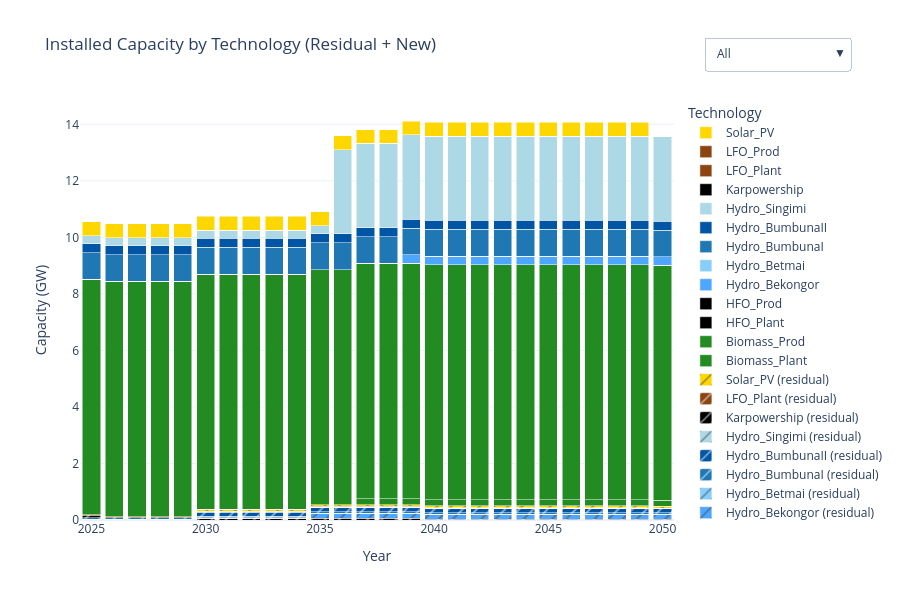

Source (notebook cell):
### Markdown cell above
### Total Annual Installed Capacity

### Code cell
import pandas as pd
import plotly.graph_objects as go

# === Load total and residual capacity data ===
df_total = pd.read_csv(res_dir / "TotalCapacityAnnual.csv")
df_resid = pd.read_csv(res_dir / "ResidualCapacity.csv")

# Rename columns
df_total.rename(columns={"t": "TECHNOLOGY", "y": "YEAR", "TotalCapacityAnnual": "VALUE"}, inplace=True)
df_resid.rename(columns={"t": "TECHNOLOGY", "y": "YEAR", "ResidualCapacity": "VALUE"}, inplace=True)

# Pivot for plotting
df_total = df_total.pivot_table(index="YEAR", columns="TECHNOLOGY", values="VALUE", aggfunc="sum")
df_resid = df_resid.pivot_table(index="YEAR", columns="TECHNOLOGY", values="VALUE", aggfunc="sum")
df_new = df_total.sub(df_resid, fill_value=0).clip(lower=0)
years = df_total.index.tolist()

# === Load tech colors ===
with open("tech_colors.json") as f:
    tech_colors = json.load(f)

# === Create plot ===
fig = go.Figure()
trace_names = []

# Add residual capacity bars (patterned)
for tech in df_resid.columns:
    trace_name = f"{tech} (residual)"
    trace_names.append(trace_name)
    fig.add_trace(go.Bar(
        x=years,
        y=df_resid[tech].fillna(0),
        name=trace_name,
        marker=dict(
            color=tech_colors.get(tech, "#D3D3D3"),
            pattern_shape="/"
        ),
        hovertemplate=f"{tech} (residual)<br>Year: %{{x}}<br>Capacity: %{{y}} GW"
    ))

# Add new capacity bars (solid)
for tech in df_new.columns:
    trace_name = tech
    trace_names.append(trace_name)
    fig.add_trace(go.Bar(
        x=years,
        y=df_new[tech].fillna(0),
        name=trace_name,
        marker=dict(color=tech_colors.get(tech, "#D3D3D3")),
        hovertemplate=f"{tech}<br>Year: %{{x}}<br>New Capacity: %{{y}} GW"
    ))

# === Dropdown visibility filters ===
visible_all = [True] * len(trace_names)
visible_residual_only = [name.endswith("(residual)") for name in trace_names]
visible_new_only = [not name.endswith("(residual)") for name in trace_names]
visible_no_prod = [
    not ("_Prod" in name.replace(" (residual)", "")) for name in trace_names
]

# === Final layout ===
fig.update_layout(
    title="Installed Capacity by Technology (Residual + New)",
    xaxis_title="Year",
    yaxis_title="Capacity (GW)",
    barmode='stack',
    template="plotly_white",
    height=600,
    legend_title="Technology",
    hovermode="x unified",
    updatemenus=[{
        "buttons": [
            {"label": "All", "method": "update", "args": [{"visible": visible_all}]},
            {"label": "Residual Only", "method": "update", "args": [{"visible": visible_residual_only}]},
            {"label": "New Capacity Only", "method": "update", "args": [{"visible": visible_new_only}]},
            {"label": "Exclude _Prod", "method": "update", "args": [{"visible": visible_no_prod}]}
        ],
        "direction": "down",
        "showactive": True,
        "x": 1.05,
        "xanchor": "left",
        "y": 1.15,
        "yanchor": "top"
    }]
)

fig.show()

### Figure 1 — Plotly figure (JSON) as saved in the notebook; plotly's stock layout.template omitted (floating-point values rounded to 4 significant figures)
{"data": [{"hovertemplate": "HFO_Plant (residual)<br>Year: %{x}<br>Capacity: %{y} GW", "marker": {"color": "#000000", "pattern": {"shape": "/"}}, "name": "HFO_Plant (residual)", "type": "bar", "x": [2025, 2026, 2027, 2028, 2029, 2030, 2031, 2032, 2033, 2034, 2035, 2036, 2037, 2038, 2039, 2040, 2041, 2042, 2043, 2044, 2045, 2046, 2047, 2048, 2049, 2050], "y": [0.0332, 0.0332, 0.0332, 0.0332, 0.0332, 0.0582, 0.0582, 0.0582, 0.0582, 0.0582, 0.0582, 0.0582, 0.0582, 0.0582, 0.0582, 0.025, 0.025, 0.025, 0.025, 0.025, 0.025, 0.025, 0.025, 0.025, 0.025, 0.025]}, {"hovertemplate": "Hydro_Bekongor (residual)<br>Year: %{x}<br>Capacity: %{y} GW", "marker": {"color": "#4da6ff", "pattern": {"shape": "/"}}, "name": "Hydro_Bekongor (residual)", "type": "bar", "x": [2025, 2026, 2027, 2028, 2029, 2030, 2031, 2032, 2033, 2034, 2035, 2036, 2037, 2038, 2039, 2040, 2041, 2042, 2043, 2044, 2045, 2046, 2047, 2048, 2049, 2050], "y": [0.0, 0.0, 0.0, 0.0, 0.0, 0.0, 0.0, 0.0, 0.0, 0.0, 0.16, 0.16, 0.16, 0.16, 0.16, 0.16, 0.16, 0.16, 0.16, 0.16, 0.16, 0.16, 0.16, 0.16, 0.16, 0.16]}, {"hovertemplate": "Hydro_Betmai (residual)<br>Year: %{x}<br>Capacity: %{y} GW", "marker": {"color": "#87CEFA", "pattern": {"shape": "/"}}, "name": "Hydro_Betmai (residual)", "type": "bar", "x": [2025, 2026, 2027, 2028, 2029, 2030, 2031, 2032, 2033, 2034, 2035, 2036, 2037, 2038, 2039, 2040, 2041, 2042, 2043, 2044, 2045, 2046, 2047, 2048, 2049, 2050], "y": [0.0, 0.0, 0.0, 0.0, 0.0, 0.027, 0.027, 0.027, 0.027, 0.027, 0.027, 0.027, 0.027, 0.027, 0.027, 0.027, 0.027, 0.027, 0.027, 0.027, 0.027, 0.027, 0.027, 0.027, 0.027, 0.027]}, {"hovertemplate": "Hydro_BumbunaI (residual)<br>Year: %{x}<br>Capacity: %{y} GW", "marker": {"color": "#1f77b4", "pattern": {"shape": "/"}}, "name": "Hydro_BumbunaI (residual)", "type": "bar", "x": [2025, 2026, 2027, 2028, 2029, 2030, 2031, 2032, 2033, 2034, 2035, 2036, 2037, 2038, 2039, 2040, 2041, 2042, 2043, 2044, 2045, 2046, 2047, 2048, 2049, 2050], "y": [0.05, 0.05, 0.05, 0.05, 0.05, 0.05, 0.05, 0.05, 0.05, 0.05, 0.05, 0.05, 0.05, 0.05, 0.05, 0.05, 0.05, 0.05, 0.05, 0.05, 0.05, 0.05, 0.05, 0.05, 0.05, 0.05]}, {"hovertemplate": "Hydro_BumbunaII (residual)<br>Year: %{x}<br>Capacity: %{y} GW", "marker": {"color": "#0055A4", "pattern": {"shape": "/"}}, "name": "Hydro_BumbunaII (residual)", "type": "bar", "x": [2025, 2026, 2027, 2028, 2029, 2030, 2031, 2032, 2033, 2034, 2035, 2036, 2037, 2038, 2039, 2040, 2041, 2042, 2043, 2044, 2045, 2046, 2047, 2048, 2049, 2050], "y": [0.0, 0.0, 0.0, 0.0, 0.0, 0.143, 0.143, 0.143, 0.143, 0.143, 0.143, 0.143, 0.143, 0.143, 0.143, 0.143, 0.143, 0.143, 0.143, 0.143, 0.143, 0.143, 0.143, 0.143, 0.143, 0.143]}, {"hovertemplate": "Hydro_Singimi (residual)<br>Year: %{x}<br>Capacity: %{y} GW", "marker": {"color": "#ADD8E6", "pattern": {"shape": "/"}}, "name": "Hydro_Singimi (residual)", "type": "bar", "x": [2025, 2026, 2027, 2028, 2029, 2030, 2031, 2032, 2033, 2034, 2035, 2036, 2037, 2038, 2039, 2040, 2041, 2042, 2043, 2044, 2045, 2046, 2047, 2048, 2049, 2050], "y": [0.0, 0.0, 0.0, 0.0, 0.0, 0.014, 0.014, 0.014, 0.014, 0.014, 0.014, 0.014, 0.014, 0.014, 0.014, 0.014, 0.014, 0.014, 0.014, 0.014, 0.014, 0.014, 0.014, 0.014, 0.014, 0.014]}, {"hovertemplate": "Karpowership (residual)<br>Year: %{x}<br>Capacity: %{y} GW", "marker": {"color": "#000000", "pattern": {"shape": "/"}}, "name": "Karpowership (residual)", "type": "bar", "x": [2025, 2026, 2027, 2028, 2029, 2030, 2031, 2032, 2033, 2034, 2035, 2036, 2037, 2038, 2039, 2040, 2041, 2042, 2043, 2044, 2045, 2046, 2047, 2048, 2049, 2050], "y": [0.066, 0.0, 0.0, 0.0, 0.0, 0.0, 0.0, 0.0, 0.0, 0.0, 0.0, 0.0, 0.0, 0.0, 0.0, 0.0, 0.0, 0.0, 0.0, 0.0, 0.0, 0.0, 0.0, 0.0, 0.0, 0.0]}, {"hovertemplate": "LFO_Plant (residual)<br>Year: %{x}<br>Capacity: %{y} GW", "marker": {"color": "#8B4513", "pattern": {"shape": "/"}}, "name": "LFO_Plant (residual)", "type": "bar", "x": [2025, 2026, 2027, 2028, 2029, 2030, 2031, 2032, 2033, 2034, 2035, 2036, 2037, 2038, 2039, 2040, 2041, 2042, 2043, 2044, 2045, 2046, 2047, 2048, 2049, 2050], "y": [0.03174, 0.03174, 0.03174, 0.03174, 0.03174, 0.02574, 0.02574, 0.02574, 0.02574, 0.02574, 0.02574, 0.02574, 0.02574, 0.02574, 0.02574, 0.01934, 0.01934, 0.01934, 0.01934, 0.01934, 0.01934, 0.01934, 0.01934, 0.01934, 0.01934, 0.0]}, {"hovertemplate": "Solar_PV (residual)<br>Year: %{x}<br>Capacity: %{y} GW", "marker": {"color": "#FFD700", "pattern": {"shape": "/"}}, "name": "Solar_PV (residual)", "type": "bar", "x": [2025, 2026, 2027, 2028, 2029, 2030, 2031, 2032, 2033, 2034, 2035, 2036, 2037, 2038, 2039, 2040, 2041, 2042, 2043, 2044, 2045, 2046, 2047, 2048, 2049, 2050], "y": [0.005, 0.005, 0.005, 0.005, 0.005, 0.06, 0.06, 0.06, 0.06, 0.06, 0.06, 0.06, 0.06, 0.06, 0.06, 0.06, 0.06, 0.06, 0.06, 0.06, 0.06, 0.06, 0.06, 0.06, 0.06, 0.06]}, {"hovertemplate": "Biomass_Plant<br>Year: %{x}<br>New Capacity: %{y} GW", "marker": {"color": "#228B22"}, "name": "Biomass_Plant", "type": "bar", "x": [2025, 2026, 2027, 2028, 2029, 2030, 2031, 2032, 2033, 2034, 2035, 2036, 2037, 2038, 2039, 2040, 2041, 2042, 2043, 2044, 2045, 2046, 2047, 2048, 2049, 2050], "y": [0.0, 0.0, 0.0, 0.0, 0.0, 0.0, 0.0, 0.0, 0.0, 0.0, 0.0, 0.0, 0.2149, 0.2149, 0.2149, 0.2149, 0.2149, 0.2149, 0.2149, 0.2149, 0.2149, 0.2149, 0.2149, 0.2149, 0.2149, 0.2149]}, {"hovertemplate": "Biomass_Prod<br>Year: %{x}<br>New Capacity: %{y} GW", "marker": {"color": "#228B22"}, "name": "Biomass_Prod", "type": "bar", "x": [2025, 2026, 2027, 2028, 2029, 2030, 2031, 2032, 2033, 2034, 2035, 2036, 2037, 2038, 2039, 2040, 2041, 2042, 2043, 2044, 2045, 2046, 2047, 2048, 2049, 2050], "y": [8.325, 8.325, 8.325, 8.325, 8.325, 8.325, 8.325, 8.325, 8.325, 8.325, 8.325, 8.325, 8.325, 8.325, 8.325, 8.325, 8.325, 8.325, 8.325, 8.325, 8.325, 8.325, 8.325, 8.325, 8.325, 8.325]}, {"hovertemplate": "HFO_Plant<br>Year: %{x}<br>New Capacity: %{y} GW", "marker": {"color": "#000000"}, "name": "HFO_Plant", "type": "bar", "x": [2025, 2026, 2027, 2028, 2029, 2030, 2031, 2032, 2033, 2034, 2035, 2036, 2037, 2038, 2039, 2040, 2041, 2042, 2043, 2044, 2045, 2046, 2047, 2048, 2049, 2050], "y": [0.0, 0.0, 0.0, 0.0, 0.0, 0.0, 0.0, 0.0, 0.0, 0.0, 0.0, 0.0, 0.0, 0.0, 0.0, 0.0, 0.0, 0.0, 0.0, 0.0, 0.0, 0.0, 0.0, 0.0, 0.0, 0.0]}, {"hovertemplate": "HFO_Prod<br>Year: %{x}<br>New Capacity: %{y} GW", "marker": {"color": "#000000"}, "name": "HFO_Prod", "type": "bar", "x": [2025, 2026, 2027, 2028, 2029, 2030, 2031, 2032, 2033, 2034, 2035, 2036, 2037, 2038, 2039, 2040, 2041, 2042, 2043, 2044, 2045, 2046, 2047, 2048, 2049, 2050], "y": [0.0, 0.0, 0.0, 0.0, 0.0, 0.0, 0.0, 0.0, 0.0, 0.0, 0.0, 0.0, 0.0, 0.0, 0.0, 0.0, 0.0, 0.0, 0.0, 0.0, 0.0, 0.0, 0.0, 0.0, 0.0, 0.0]}, {"hovertemplate": "Hydro_Bekongor<br>Year: %{x}<br>New Capacity: %{y} GW", "marker": {"color": "#4da6ff"}, "name": "Hydro_Bekongor", "type": "bar", "x": [2025, 2026, 2027, 2028, 2029, 2030, 2031, 2032, 2033, 2034, 2035, 2036, 2037, 2038, 2039, 2040, 2041, 2042, 2043, 2044, 2045, 2046, 2047, 2048, 2049, 2050], "y": [0.0, 0.0, 0.0, 0.0, 0.0, 0.0, 0.0, 0.0, 0.0, 0.0, 0.0, 0.0, 0.0, 0.0, 0.301, 0.301, 0.301, 0.301, 0.301, 0.301, 0.301, 0.301, 0.301, 0.301, 0.301, 0.301]}, {"hovertemplate": "Hydro_Betmai<br>Year: %{x}<br>New Capacity: %{y} GW", "marker": {"color": "#87CEFA"}, "name": "Hydro_Betmai", "type": "bar", "x": [2025, 2026, 2027, 2028, 2029, 2030, 2031, 2032, 2033, 2034, 2035, 2036, 2037, 2038, 2039, 2040, 2041, 2042, 2043, 2044, 2045, 2046, 2047, 2048, 2049, 2050], "y": [0.0, 0.0, 0.0, 0.0, 0.0, 0.0, 0.0, 0.0, 0.0, 0.0, 0.0, 0.0, 0.0, 0.0, 0.0, 0.0, 0.0, 0.0, 0.0, 0.0, 0.0, 0.0, 0.0, 0.0, 0.0, 0.0]}, {"hovertemplate": "Hydro_BumbunaI<br>Year: %{x}<br>New Capacity: %{y} GW", "marker": {"color": "#1f77b4"}, "name": "Hydro_BumbunaI", "type": "bar", "x": [2025, 2026, 2027, 2028, 2029, 2030, 2031, 2032, 2033, 2034, 2035, 2036, 2037, 2038, 2039, 2040, 2041, 2042, 2043, 2044, 2045, 2046, 2047, 2048, 2049, 2050], "y": [0.94, 0.94, 0.94, 0.94, 0.94, 0.94, 0.94, 0.94, 0.94, 0.94, 0.94, 0.94, 0.94, 0.94, 0.94, 0.94, 0.94, 0.94, 0.94, 0.94, 0.94, 0.94, 0.94, 0.94, 0.94, 0.94]}, {"hovertemplate": "Hydro_BumbunaII<br>Year: %{x}<br>New Capacity: %{y} GW", "marker": {"color": "#0055A4"}, "name": "Hydro_BumbunaII", "type": "bar", "x": [2025, 2026, 2027, 2028, 2029, 2030, 2031, 2032, 2033, 2034, 2035, 2036, 2037, 2038, 2039, 2040, 2041, 2042, 2043, 2044, 2045, 2046, 2047, 2048, 2049, 2050], "y": [0.318, 0.318, 0.318, 0.318, 0.318, 0.318, 0.318, 0.318, 0.318, 0.318, 0.318, 0.318, 0.318, 0.318, 0.318, 0.318, 0.318, 0.318, 0.318, 0.318, 0.318, 0.318, 0.318, 0.318, 0.318, 0.318]}, {"hovertemplate": "Hydro_Singimi<br>Year: %{x}<br>New Capacity: %{y} GW", "marker": {"color": "#ADD8E6"}, "name": "Hydro_Singimi", "type": "bar", "x": [2025, 2026, 2027, 2028, 2029, 2030, 2031, 2032, 2033, 2034, 2035, 2036, 2037, 2038, 2039, 2040, 2041, 2042, 2043, 2044, 2045, 2046, 2047, 2048, 2049, 2050], "y": [0.2841, 0.2841, 0.2841, 0.2841, 0.2841, 0.2841, 0.2841, 0.2841, 0.2841, 0.2841, 0.2841, 2.986, 2.986, 2.986, 2.986, 2.986, 2.986, 2.986, 2.986, 2.986, 2.986, 2.986, 2.986, 2.986, 2.986, 2.986]}, {"hovertemplate": "Karpowership<br>Year: %{x}<br>New Capacity: %{y} GW", "marker": {"color": "#000000"}, "name": "Karpowership", "type": "bar", "x": [2025, 2026, 2027, 2028, 2029, 2030, 2031, 2032, 2033, 2034, 2035, 2036, 2037, 2038, 2039, 2040, 2041, 2042, 2043, 2044, 2045, 2046, 2047, 2048, 2049, 2050], "y": [0.0, 0.0, 0.0, 0.0, 0.0, 0.0, 0.0, 0.0, 0.0, 0.0, 0.0, 0.0, 0.0, 0.0, 0.0, 0.0, 0.0, 0.0, 0.0, 0.0, 0.0, 0.0, 0.0, 0.0, 0.0, 0.0]}, {"hovertemplate": "LFO_Plant<br>Year: %{x}<br>New Capacity: %{y} GW", "marker": {"color": "#8B4513"}, "name": "LFO_Plant", "type": "bar", "x": [2025, 2026, 2027, 2028, 2029, 2030, 2031, 2032, 2033, 2034, 2035, 2036, 2037, 2038, 2039, 2040, 2041, 2042, 2043, 2044, 2045, 2046, 2047, 2048, 2049, 2050], "y": [0.0, 0.0, 0.0, 0.0, 0.0, 0.0, 0.0, 0.0, 0.0, 0.0, 0.0, 0.0, 0.0, 0.0, 0.0, 0.0, 0.0, 0.0, 0.0, 0.0, 0.0, 0.0, 0.0, 0.0, 0.0, 0.0]}, {"hovertemplate": "LFO_Prod<br>Year: %{x}<br>New Capacity: %{y} GW", "marker": {"color": "#8B4513"}, "name": "LFO_Prod", "type": "bar", "x": [2025, 2026, 2027, 2028, 2029, 2030, 2031, 2032, 2033, 2034, 2035, 2036, 2037, 2038, 2039, 2040, 2041, 2042, 2043, 2044, 2045, 2046, 2047, 2048, 2049, 2050], "y": [0.0, 0.0, 0.0, 0.0, 0.0, 0.0, 0.0, 0.0, 0.0, 0.0, 0.0, 0.0, 0.0, 0.0, 0.0, 0.0, 0.0, 0.0, 0.0, 0.0, 0.0, 0.0, 0.0, 0.0, 0.0, 0.0]}, {"hovertemplate": "Solar_PV<br>Year: %{x}<br>New Capacity: %{y} GW", "marker": {"color": "#FFD700"}, "name": "Solar_PV", "type": "bar", "x": [2025, 2026, 2027, 2028, 2029, 2030, 2031, 2032, 2033, 2034, 2035, 2036, 2037, 2038, 2039, 2040, 2041, 2042, 2043, 2044, 2045, 2046, 2047, 2048, 2049, 2050], "y": [0.4942, 0.4942, 0.4942, 0.4942, 0.4942, 0.4942, 0.4942, 0.4942, 0.4942, 0.4942, 0.4942, 0.4942, 0.4942, 0.4942, 0.4942, 0.4942, 0.4942, 0.4942, 0.4942, 0.4942, 0.4942, 0.4942, 0.4942, 0.4942, 0.4942, 0.0]}], "layout": {"barmode": "stack", "height": 600, "hovermode": "x unified", "legend": {"title": {"text": "Technology"}}, "title": {"text": "Installed Capacity by Technology (Residual + New)"}, "updatemenus": [{"buttons": [{"args": [{"visible": [true, true, true, true, true, true, true, true, true, true, true, true, true, true, true, true, true, true, true, true, true, true]}], "label": "All", "method": "update"}, {"args": [{"visible": [true, true, true, true, true, true, true, true, true, false, false, false, false, false, false, false, false, false, false, false, false, false]}], "label": "Residual Only", "method": "update"}, {"args": [{"visible": [false, false, false, false, false, false, false, false, false, true, true, true, true, true, true, true, true, true, true, true, true, true]}], "label": "New Capacity Only", "method": "update"}, {"args": [{"visible": [true, true, true, true, true, true, true, true, true, true, false, true, false, true, true, true, true, true, true, true, false, true]}], "label": "Exclude _Prod", "method": "update"}], "direction": "down", "showactive": true, "x": 1.05, "xanchor": "left", "y": 1.15, "yanchor": "top"}], "xaxis": {"title": {"text": "Year"}}, "yaxis": {"title": {"text": "Capacity (GW)"}}}}
